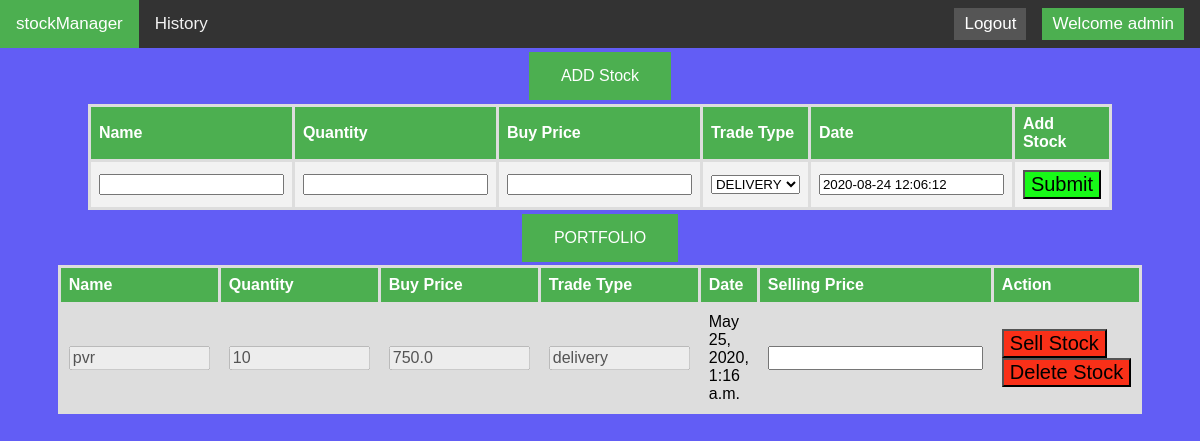
Before: / (signed in) with the older database file.
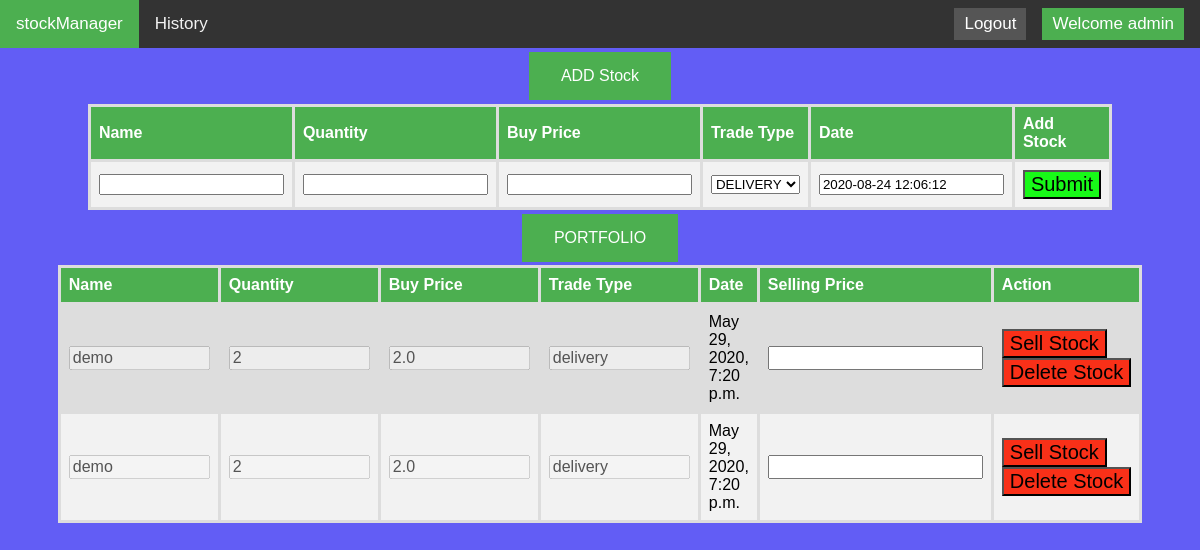
After: the same page with the newer database file.
### main/models.py (models this page shows, shortened)
class Overview(models.Model):
    name = models.CharField(max_length=25)
    quantity = models.IntegerField()
    buy_price = models.FloatField()
    trade_type = models.CharField(max_length=25, choices=TRADE_CHOICES, default='DELIVERY')
    date_buy = models.DateTimeField(default=datetime.now)
    username = models.CharField(max_length=25, default="admin")

### main/views.py (the view, shortened to what this page needs)
# urls.py: url('^$', views.overview, name='overview'),
@login_required(login_url="/login/")
def overview(request):
    print("In overview",Global_user)
    all_overview = Overview.objects.all()
    context = {'all_overview': all_overview}
    form = OverviewForm()
    context = {'form': form,'all_overview': all_overview}
    return render(request,'main/overview.html',context)

### main/forms.py
class OverviewForm(ModelForm):
    class Meta:
        model = Overview
        fields = '__all__'

### main/templates/main/overview.html (shortened to what this page needs)
{% extends 'main/base_app_home.html' %}
{% block body %}
  <center>
<button class="button button3" disabled> ADD Stock </button>
<form  action="/" method="POST" >
    <table id="customers">
        <tr>
        <th>Name</th>
         <th>Quantity</th>
    <th>Buy Price</th>
    <th>Trade Type</th>
            <th> Date </th>
       <th> Add Stock </th>
        </tr>
        <tr>
            <td> {{ form.name }} </td>
            <td> {{ form.quantity }} </td>
            <td> {{ form.buy_price }} </td>
            <td> {{ form.trade_type }} </td>
           <td>{{ form.date_buy  }} </td>
            <td><input style="font-size:20px;background-color:#18F918;" type="submit" name="create_post"> </td> </tr>
</form>
      <table id="customers">
          <tr><button class="button button3"  disabled> PORTFOLIO </button></tr>
  <tr>
      <th>Name</th>
      <th>Quantity</th>
      <th>Buy Price</th>
      <th>Trade Type</th>
    <th>Date</th>
      <th>Selling Price</th>
      <th> Action </th>
  </tr>
      {% for each_overview in all_overview %}
          {% if each_overview.username == user.username %}
  <tr>
      <td> <input style="font-size:16px;" type="text" size="12" name="stockname" value={{each_overview.name}} disabled></td>
      <td> <input style="font-size:16px;" type="text" size="12" name="stockquantity" value={{each_overview.quantity}} disabled></td>
      <td> <input style="font-size:16px;" type="text" size="12" name="stockbuy_price" value={{each_overview.buy_price}} disabled></td>
      <td> <input style="font-size:16px;" type="text" size="12" name="stocktrade" value={{each_overview.trade_type}} disabled></td>
      <td> {{each_overview.date_buy}}  </td>
      <form  action="/" method="POST" onsubmit="return validateSell()" >
      <td> <input style="font-size:16px;" type="number" id="sell_stock" name="sell_stock" > </td>
   <td>
           <input type="submit" style="font-size:20px;background-color:#F93018;" value="Sell Stock"  name="sell_post">
       </form>
      <form action="/" method="POST">
          <input type="submit" style="font-size:20px;background-color:#F93018;" value="Delete Stock"  name="delete_post">
      </form>
  </tr>
                    {% endif %}
      {% endfor %}
</table>
</center>
{% endblock %}

### main/templates/main/base_app_home.html (shortened to what this page needs)
<!DOCTYPE html>
<html>
<head>
<link rel="stylesheet" href="https://cdnjs.cloudflare.com/ajax/libs/font-awesome/4.7.0/css/font-awesome.min.css">
</head>
<body>
<div class="topnav">
  <a class="active" href="/">stockManager</a>
  <a  href="/history" username_from_history="{{user.username}}">History</a>
    <div class="login-container">
        <button style="background-color: #4CAF50" disabled>Welcome {{user}}</button>
    </div>
  <div class="login-container">
    <form method="POST" action="/logout/">
      <button type="submit">Logout</button>
    </form>
  </div>
</div>
{% block body %}
{% endblock %}
</body>
</html>

### main/templates/main/base_app_home.html (style rules this page uses)
* { box-sizing: border-box; }
body { margin: 0; font-family: Arial, Helvetica, sans-serif; background-image: url("../../static/main/images/bg_Image.jpg"); background-color: #625DF5; }
.topnav { overflow: hidden; background-color: #e9e9e9; }
.topnav a { float: left; display: block; color: black; text-align: center; padding: 14px 16px; text-decoration: none; font-size: 17px; }
.topnav a.active { background-color: #2196F3; color: white; }
.topnav .login-container { float: right; }
.topnav .login-container button { float: right; padding: 6px 10px; margin-top: 8px; margin-right: 16px; background-color: #555; color: white; font-size: 17px; border: none; cursor: pointer; }
#customers { font-family: "Trebuchet MS", Arial, Helvetica, sans-serif; border-collapse: collapse; font-size: 16px; width: 80%; }
#customers td, #customers th { border: 3px solid #ddd; padding: 8px; }
#customers tr:nth-child(even) { background-color: #f2f2f2; }
#customers { background-color: #ddd; }
#customers th { padding-top: 8px; padding-bottom: 8px; text-align: left; background-color: #4CAF50; color: white; }
.topnav { background-color: #333; overflow: hidden; }
.topnav a { float: left; color: #f2f2f2; text-align: center; padding: 14px 16px; text-decoration: none; font-size: 17px; }
.topnav a.active { background-color: #4CAF50; color: white; }
.button3 { font-size: 16px; }

Changed rows visible on the page:
removed Overview: stockname "pvr", stockquantity "10", stockbuy_price "750.0", stocktrade "delivery", date_buy "May 25, 2020, 1:16 a.m."
added Overview: stockname "demo", stockquantity "2", stockbuy_price "2.0", stocktrade "delivery", date_buy "May 29, 2020, 7:20 p.m."
added Overview: stockname "demo", stockquantity "2", stockbuy_price "2.0", stocktrade "delivery", date_buy "May 29, 2020, 7:20 p.m."
